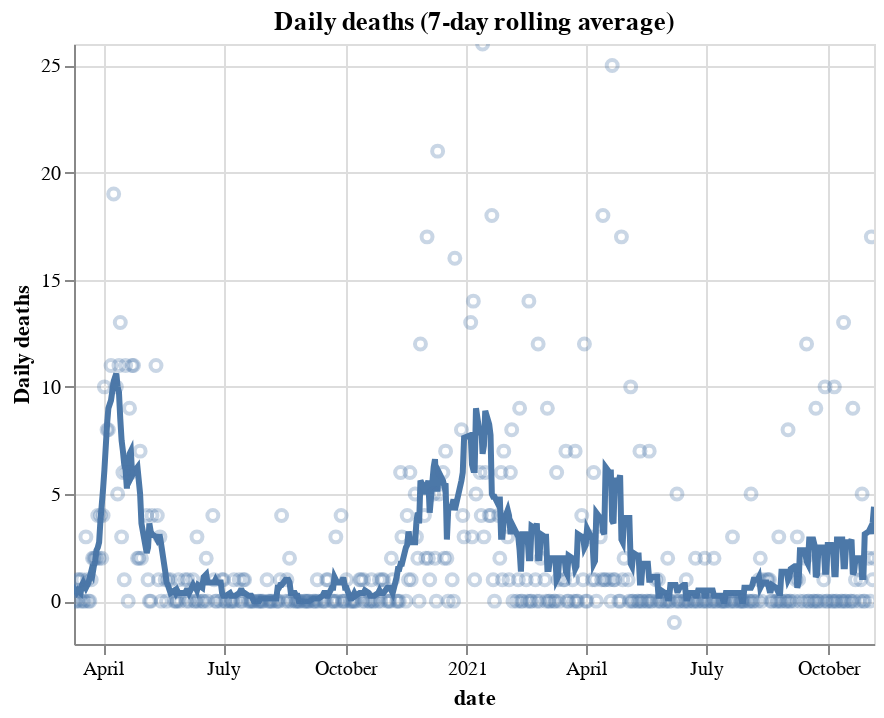

The cell this chart's notebook holds for it:
### Code cell
def plot_daily_deaths(label=None, window=7):
    """Altair plot of a daily deaths

    scatter-plot daily cases with a trendline for rolling average
    """
    df = datasets["deaths"]
    key = "daily deaths"

    line = (
        alt.Chart(df, title=f"Daily deaths ({window}-day rolling average)")
        .mark_line(
            size=3,
            tooltip=alt.TooltipContent("encoding"),
        )
        .transform_window(
            avg_deaths=f"mean(daily deaths)",
            frame=[-window // 2, window // 2],
        )
        .encode(
            x="date:T", y=alt.Y("avg_deaths:Q", axis=alt.Axis(title="Daily deaths"))
        )
    )

    points = (
        alt.Chart(df)
        .mark_point(opacity=0.3)
        .encode(
            x="date:T",
            y=alt.Y(f"daily deaths:Q"),
            tooltip=[
                "date",
                "daily deaths",
                "deaths",
            ],
        )
    )

    return (line + points).add_selection(x_domain).interactive()


plot_daily_deaths()

### Figure 1 — Vega-Lite specification as saved in the notebook (floating-point values rounded to 4 significant figures; data arrays with more than 128 entries replaced by an {"elided": "..."} marker saying what was removed)
{"config": {"view": {"continuousWidth": 400, "continuousHeight": 300}}, "layer": [{"mark": {"type": "line", "size": 3, "tooltip": {"content": "encoding"}}, "encoding": {"x": {"type": "temporal", "field": "date"}, "y": {"type": "quantitative", "axis": {"title": "Daily deaths"}, "field": "avg_deaths"}}, "selection": {"selector001": {"type": "interval", "bind": "scales", "encodings": ["x"]}, "selector003": {"type": "interval", "bind": "scales", "encodings": ["x", "y"]}}, "title": "Daily deaths (7-day rolling average)", "transform": [{"window": [{"op": "mean", "field": "daily deaths", "as": "avg_deaths"}], "frame": [-4, 3]}]}, {"mark": {"type": "point", "opacity": 0.3}, "encoding": {"tooltip": [{"type": "temporal", "field": "date"}, {"type": "quantitative", "field": "daily deaths"}, {"type": "quantitative", "field": "deaths"}], "x": {"type": "temporal", "field": "date"}, "y": {"type": "quantitative", "field": "daily deaths"}}}], "data": {"name": "data-44838a5d0c0988ab0f94ab0271c3e6ed"}, "$schema": "https://vega.github.io/schema/vega-lite/v4.8.1.json", "datasets": {"data-44838a5d0c0988ab0f94ab0271c3e6ed": {"elided": "433 records"}}}
